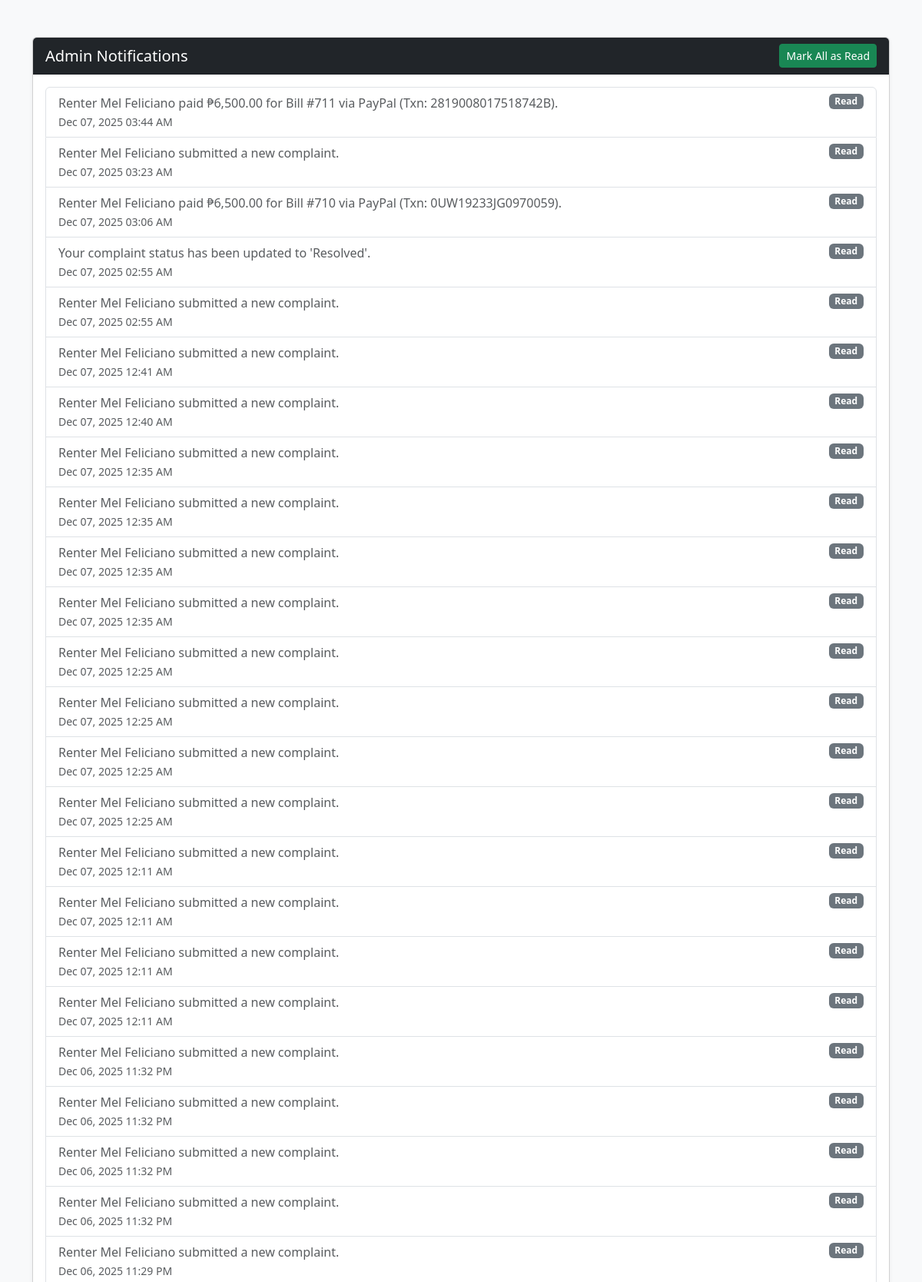
The page /admin/all_notifications.php (signed in, upper part) on the database its author committed.
### tables this page shows
CREATE TABLE `notifications` (
  `id` int(11) NOT NULL,
  `user_id` int(11) DEFAULT NULL,
  `message` varchar(255) NOT NULL,
  `type` enum('bill_created','bill_paid','cash_payment','agreement_admin','agreement_renter','agreement_employee','unit_added_admin','unit_added_employee','monthly_due_admin','monthly_due_renter','monthly_due_employee','complaint','gcash_payment','paypal_payment','reservation_admin','reservation_employee') NOT NULL,
  `status` enum('pending','acknowledged','completed') DEFAULT 'pending',
  `is_read` tinyint(1) DEFAULT 0,
  `created_at` timestamp NOT NULL DEFAULT current_timestamp()
);

### admin/all_notifications.php (the view, shortened to what this page needs)
<?php
require 'config/dbcon.php';
$auth_role = $_SESSION['auth_role'] ?? '';
switch ($auth_role) {
    case 'admin':
        $sql = "
            SELECT * FROM notifications
            WHERE type IN (
                'bill_paid', 'cash_payment', 'paypal_payment', 'complaint',
                'agreement_admin', 'unit_added_admin', 'monthly_due_admin'
            )
            ORDER BY created_at DESC
        ";
        break;
}
$result = mysqli_query($con, $sql);
?>
<!DOCTYPE html>
<html lang="en">
<head>
    <link href="https://cdn.jsdelivr.net/npm/bootstrap@5.3.2/dist/css/bootstrap.min.css" rel="stylesheet">
</head>
<body class="bg-light">
    <div class="container mt-5">
        <div class="card shadow-sm">
            <div class="card-header bg-dark text-white d-flex justify-content-between align-items-center">
                <h5 class="mb-0">
                    <?= ucfirst($auth_role) ?> Notifications
                </h5>
                <form method="post" class="m-0">
                    <button type="submit" name="mark_read" class="btn btn-success btn-sm">
                        Mark All as Read
                    </button>
                </form>
            </div>
            <div class="card-body">
                <?php if ($result && mysqli_num_rows($result) > 0): ?>
                    <ul class="list-group">
                        <?php while ($row = mysqli_fetch_assoc($result)): ?>
                            <?php
                                $isUnread = $row['is_read'] == 0;
                                $badgeClass = $isUnread ? 'bg-danger' : 'bg-secondary';
                                $badgeText  = $isUnread ? 'New' : 'Read';
                            ?>
                            <li class="list-group-item d-flex justify-content-between align-items-start">
                                <div>
                                    <div class="<?= $isUnread ? 'fw-bold text-dark' : 'text-muted' ?>">
                                        <?= htmlspecialchars($row['message']) ?>
                                    </div>
                                    <small class="text-muted">
                                        <?= date("M d, Y h:i A", strtotime($row['created_at'])) ?>
                                    </small>
                                </div>
                                <a href="mark_read.php?id=<?= $row['id'] ?>"
                                   class="badge <?= $badgeClass ?> text-decoration-none"><?= $badgeText ?></a>
                            </li>
                        <?php endwhile; ?>
                    </ul>
                <?php else: ?>
                    <p class="text-muted">No notifications found.</p>
                <?php endif; ?>
            </div>
        </div>
    </div>
</body>
</html>

### rows shown on the page
notifications: message "Renter Mel Feliciano paid ₱6,500.00 for Bill #711 via PayPal (Txn: 2819008017518742B).", created_at "Dec 07, 2025 03:44 AM", is_read "Read"
notifications: message "Renter Mel Feliciano submitted a new complaint.", created_at "Dec 07, 2025 03:23 AM", is_read "Read"
notifications: message "Renter Mel Feliciano paid ₱6,500.00 for Bill #710 via PayPal (Txn: 0UW19233JG0970059).", created_at "Dec 07, 2025 03:06 AM", is_read "Read"
notifications: message "Your complaint status has been updated to 'Resolved'.", created_at "Dec 07, 2025 02:55 AM", is_read "Read"
notifications: message "Renter Mel Feliciano submitted a new complaint.", created_at "Dec 07, 2025 02:55 AM", is_read "Read"
notifications: message "Renter Mel Feliciano submitted a new complaint.", created_at "Dec 07, 2025 12:41 AM", is_read "Read"
notifications: message "Renter Mel Feliciano submitted a new complaint.", created_at "Dec 07, 2025 12:40 AM", is_read "Read"
notifications: message "Renter Mel Feliciano submitted a new complaint.", created_at "Dec 07, 2025 12:35 AM", is_read "Read"
notifications: message "Renter Mel Feliciano submitted a new complaint.", created_at "Dec 07, 2025 12:35 AM", is_read "Read"
notifications: message "Renter Mel Feliciano submitted a new complaint.", created_at "Dec 07, 2025 12:35 AM", is_read "Read"
notifications: message "Renter Mel Feliciano submitted a new complaint.", created_at "Dec 07, 2025 12:35 AM", is_read "Read"
notifications: message "Renter Mel Feliciano submitted a new complaint.", created_at "Dec 07, 2025 12:25 AM", is_read "Read"
notifications: message "Renter Mel Feliciano submitted a new complaint.", created_at "Dec 07, 2025 12:25 AM", is_read "Read"
notifications: message "Renter Mel Feliciano submitted a new complaint.", created_at "Dec 07, 2025 12:25 AM", is_read "Read"
notifications: message "Renter Mel Feliciano submitted a new complaint.", created_at "Dec 07, 2025 12:25 AM", is_read "Read"
notifications: message "Renter Mel Feliciano submitted a new complaint.", created_at "Dec 07, 2025 12:11 AM", is_read "Read"
notifications: message "Renter Mel Feliciano submitted a new complaint.", created_at "Dec 07, 2025 12:11 AM", is_read "Read"
notifications: message "Renter Mel Feliciano submitted a new complaint.", created_at "Dec 07, 2025 12:11 AM", is_read "Read"
notifications: message "Renter Mel Feliciano submitted a new complaint.", created_at "Dec 07, 2025 12:11 AM", is_read "Read"
notifications: message "Renter Mel Feliciano submitted a new complaint.", created_at "Dec 06, 2025 11:32 PM", is_read "Read"
notifications: message "Renter Mel Feliciano submitted a new complaint.", created_at "Dec 06, 2025 11:32 PM", is_read "Read"
notifications: message "Renter Mel Feliciano submitted a new complaint.", created_at "Dec 06, 2025 11:32 PM", is_read "Read"
notifications: message "Renter Mel Feliciano submitted a new complaint.", created_at "Dec 06, 2025 11:32 PM", is_read "Read"
notifications: message "Renter Mel Feliciano submitted a new complaint.", created_at "Dec 06, 2025 11:29 PM", is_read "Read"

### other values the page prints
$auth_role "Admin"
